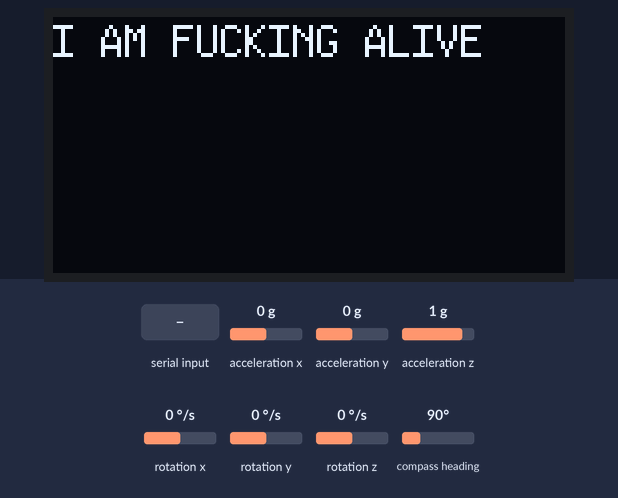
This sketch was run on a simulated Arduino Nano 33 BLE. On the bench: 128×64 one-colour display. The inputs (shaded band) are chosen by the test bench; at power-on: acceleration x 0 g, acceleration y 0 g, acceleration z 1 g, rotation x 0 °/s, rotation y 0 °/s, rotation z 0 °/s, compass heading 90°. Storage starts empty; what the sketch prints to the serial monitor is not drawn.

Above: at 1.2 s.
1.3 s: "1" received over Serial
Timing chart, 0 to 4.3 s (numbered marks = the images above; inputs shaded):
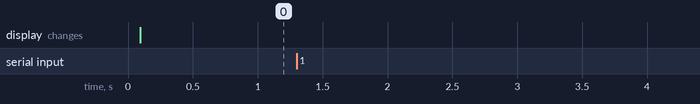

The sketch:

CyberRing.ino
```cpp
#include <U8g2lib.h>

#include "Arduino_BMI270_BMM150.h"

#include <SPI.h>
#include <Wire.h>
#include <SD.h>

#define PANIC(msg)         \
  {                        \
    Serial.println((msg)); \
    while (1)              \
      ;                    \
  }
#define ASSERT(cond, msg) \
  if (!(cond))            \
    PANIC((msg));

File myFile;
U8G2_SSD1306_128X64_NONAME_F_HW_I2C u8g2(U8G2_R0, U8X8_PIN_NONE);

const int chipSelect = 10;

struct IMUData
{
  float accel_x;
  float accel_y;
  float accel_z;
  float gyro_x;
  float gyro_y;
  float gyro_z;
  float mag_x;
  float mag_y;
  float mag_z;
};

void setup()
{
  Serial.begin(115200);
  while (!Serial)
    ;

  Serial.print("\n等着 \n");
  ASSERT(IMU.begin(), "你IMU炸了");
  ASSERT(SD.begin(chipSelect), "你SD卡死了");

  // 注意这儿得提前建一个txt
  myFile = SD.open("syy.txt", FILE_WRITE);

  ASSERT(myFile, "md打不开");
  Serial.println("Write to syy.txt...");
  myFile.print("预处理器运行时间：（不一定在每次编译时变化）");
  myFile.print(__DATE__);
  myFile.print(" ");
  myFile.println(__TIME__);
  u8g2.setI2CAddress(0x78);
  ASSERT(u8g2.begin(), "你屏幕烧了");
  u8g2.setFont(u8g2_font_profont12_mf);
}

void loop()
{
  delay(10);
  static IMUData imu_d;
  if (readIMU(&imu_d))
  {
    Serial.print("Accel:");
    Serial.print(imu_d.accel_x);
    Serial.print(",");
    Serial.print(imu_d.accel_y);
    Serial.print(",");
    Serial.print(imu_d.accel_z);
    Serial.print("  Gyro:");
    Serial.print(imu_d.gyro_x);
    Serial.print(",");
    Serial.print(imu_d.gyro_y);
    Serial.print(",");
    Serial.print(imu_d.gyro_z);
    Serial.print("  Mag:");
    Serial.print(imu_d.mag_x);
    Serial.print(",");
    Serial.print(imu_d.mag_y);
    Serial.print(",");
    Serial.println(imu_d.mag_z);

    myFile.print("Accel:");
    myFile.print(imu_d.accel_x);
    myFile.print(",");
    myFile.print(imu_d.accel_y);
    myFile.print(",");
    myFile.print(imu_d.accel_z);
    myFile.print("  Gyro:");
    myFile.print(imu_d.gyro_x);
    myFile.print(",");
    myFile.print(imu_d.gyro_y);
    myFile.print(",");
    myFile.print(imu_d.gyro_z);
    myFile.print("  Mag:");
    myFile.print(imu_d.mag_x);
    myFile.print(",");
    myFile.print(imu_d.mag_y);
    myFile.print(",");
    myFile.println(imu_d.mag_z);
  }
  u8g2.clearBuffer();
  u8g2.drawStr(0, 10, "I AM FUCKING ALIVE");
  u8g2.sendBuffer();
  if (Serial.available())
  {
    myFile.flush();
    Serial.read();
    Serial.println("flush");
  }
}

int readIMU(IMUData *d)
{
  if (IMU.accelerationAvailable() && IMU.gyroscopeAvailable() && IMU.magneticFieldAvailable())
  {
    IMU.readAcceleration(d->accel_x, d->accel_y, d->accel_z);
    IMU.readGyroscope(d->gyro_x, d->gyro_y, d->gyro_z);
    IMU.readMagneticField(d->mag_x, d->mag_y, d->mag_z);
    return 1;
  }
  return 0;
}
```

Measured:
- after the input at 1.3 s, every drawn part: stays the same
